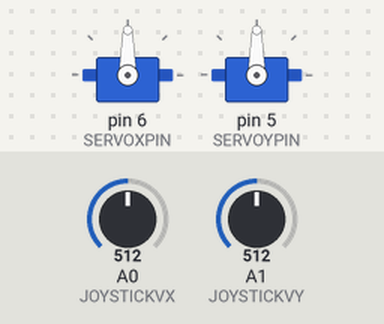
Bench run of a sketch on a simulated Arduino Uno, built with avr-gcc and run on an emulated ATmega328P. On the bench: 2 × servo. Inputs (shaded band) come from the test bench; at power-on: A0 (JOYSTICKVX) = 512, A1 (JOYSTICKVY) = 512.

Above: at 1.2 s.
1.3 s: A0 (JOYSTICKVX) set to 716
At 2.2 s:
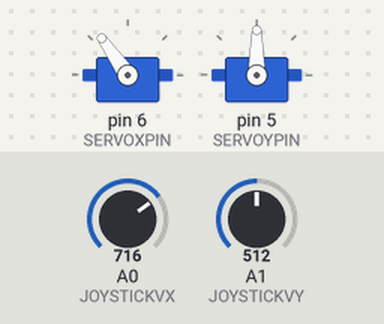
2.8 s: A1 (JOYSTICKVY) set to 716
At 3.3 s:
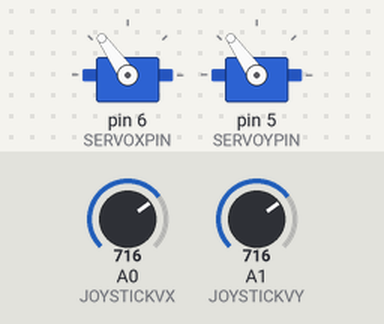
4.3 s: A0 (JOYSTICKVX) set to 900
At 5.5 s:
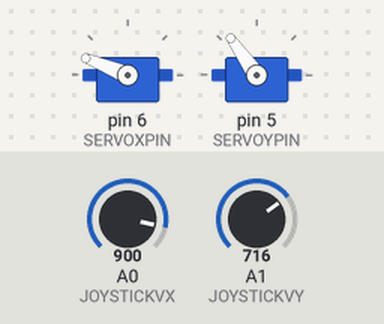
5.8 s: A1 (JOYSTICKVY) set to 900
At 6.8 s:
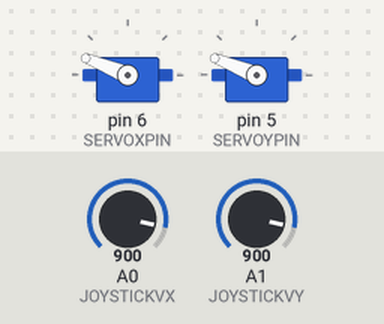
7.3 s: A0 (JOYSTICKVX) set to 1023
At 8.0 s:
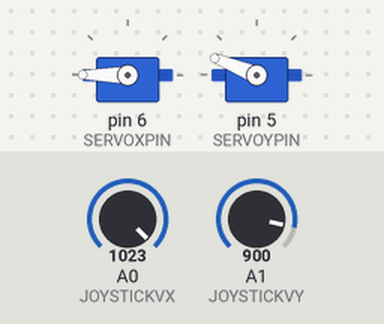
8.8 s: A1 (JOYSTICKVY) set to 1023
At 9.1 s:
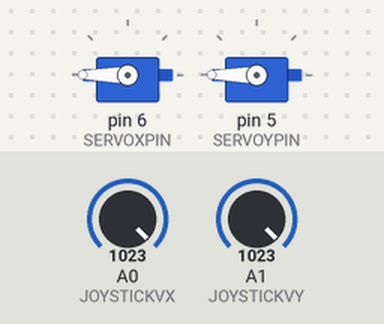
Timing chart, 0 to 11.3 s (numbered marks = the images above; inputs shaded):
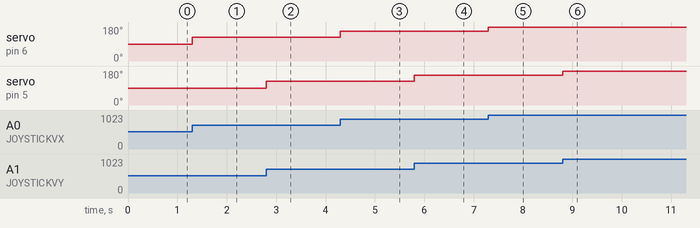

Measured:
- after the input at 1.3 s, servo on pin 6 (SERVOXPIN): 90° → 125° at once
- after the input at 2.8 s, servo on pin 5 (SERVOYPIN): 90° → 125° at once
- after the input at 4.3 s, servo on pin 6 (SERVOXPIN): 125° → 158° at once
- after the input at 5.8 s, servo on pin 5 (SERVOYPIN): 125° → 158° at once
- after the input at 7.3 s, servo on pin 6 (SERVOXPIN): 158° → 180° at once
- after the input at 8.8 s, servo on pin 5 (SERVOYPIN): 158° → 180° at once

The sketch:

sketch_joystick.ino
```cpp
#define SERVOXPIN 6
#define SERVOYPIN 5

#define JOYSTICKVX A0
#define JOYSTICKVY A1

#define JOYSTICKSW 7

#include <Servo.h>

Servo ServoX; // x axis servo
Servo ServoY; // y axis servo


int xOrientation; // orientation of the ServoX
int yOrientation; // orientation of the ServoY

int xRead; // the readen value from vx of the joystick
int yRead; // the readen value from vy of the joystick

void setup() {
  // put your setup code here, to run once:
  ServoX.attach(SERVOXPIN);
  ServoY.attach(SERVOYPIN);

  pinMode(JOYSTICKSW, INPUT_PULLUP);
}

void loop() {
  // put your main code here, to run repeatedly:

  // Read analog signals from vx and vy analog pins of the joystick module.
  xRead = analogRead(JOYSTICKVX);
  yRead = analogRead(JOYSTICKVY);

  // the readen signal is between 0 - 1023 Servo can have orientation of 0 - 180. So map the intervals.
  xOrientation = map(xRead, 0, 1023, 0, 180);
  yOrientation = map(yRead, 0, 1023, 0, 180);

  // write the calculated orientations to servos
  ServoX.write(xOrientation);
  ServoY.write(yOrientation);
}
```
